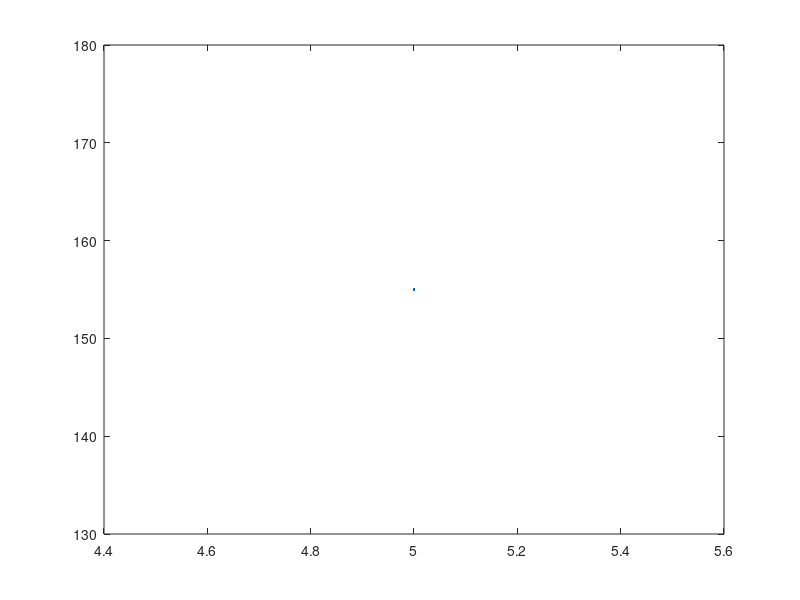

Reproduce this figure in MATLAB.
clc
clear
a=input('input the value of a');
b=input('input the value of b');
c=input('input the value of c');
min=input('input the minimum value:');
max=input('input the maximum value:');
x=[min:2:max];
for i = 1:length(x)
    y(i)=a*x(i)^2+b*x(i)+c;
    
   
end
plot(x,y)
    